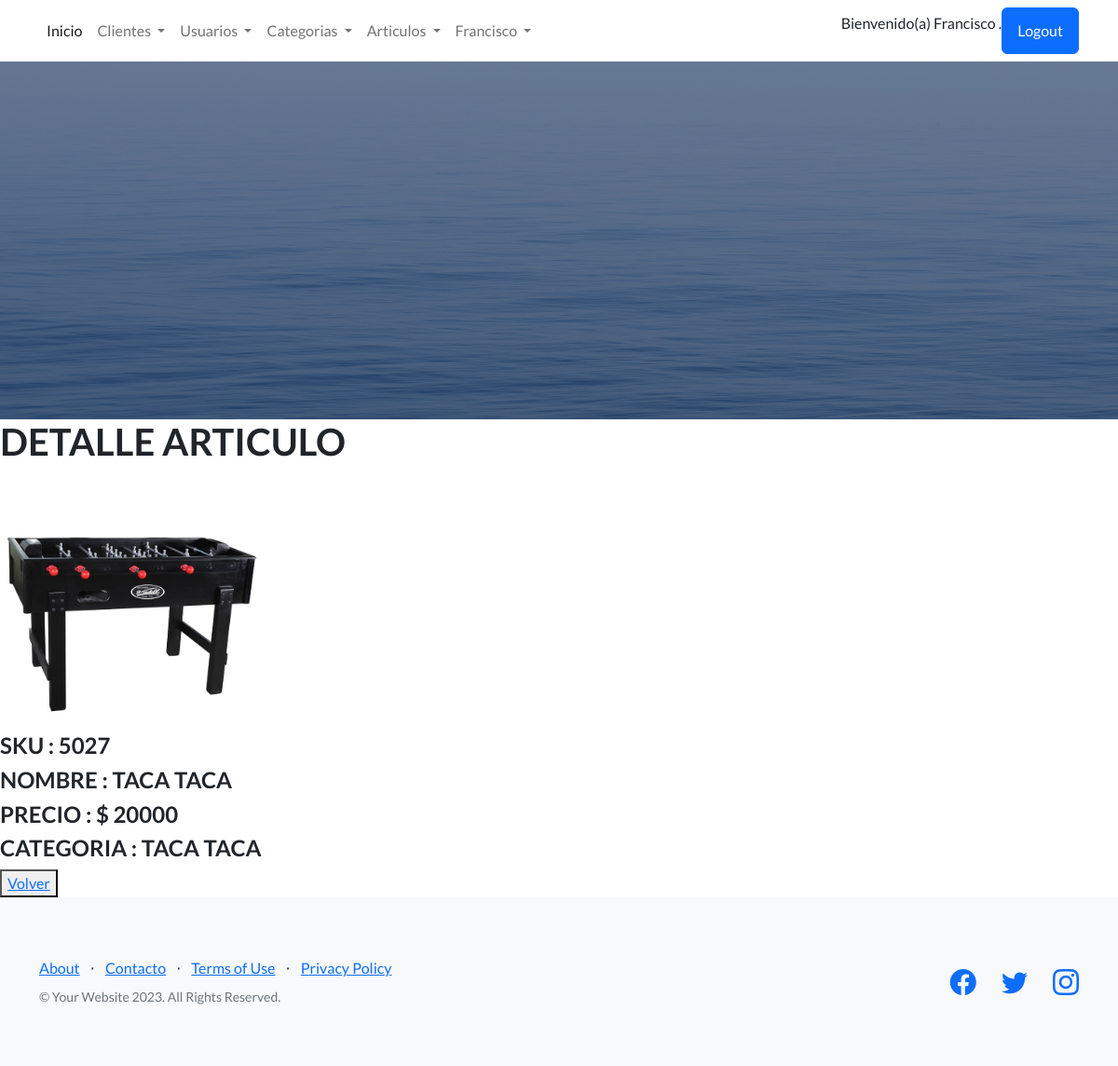
The app's page /app-coder/DetalleArticulos/7/ (signed in), older data.
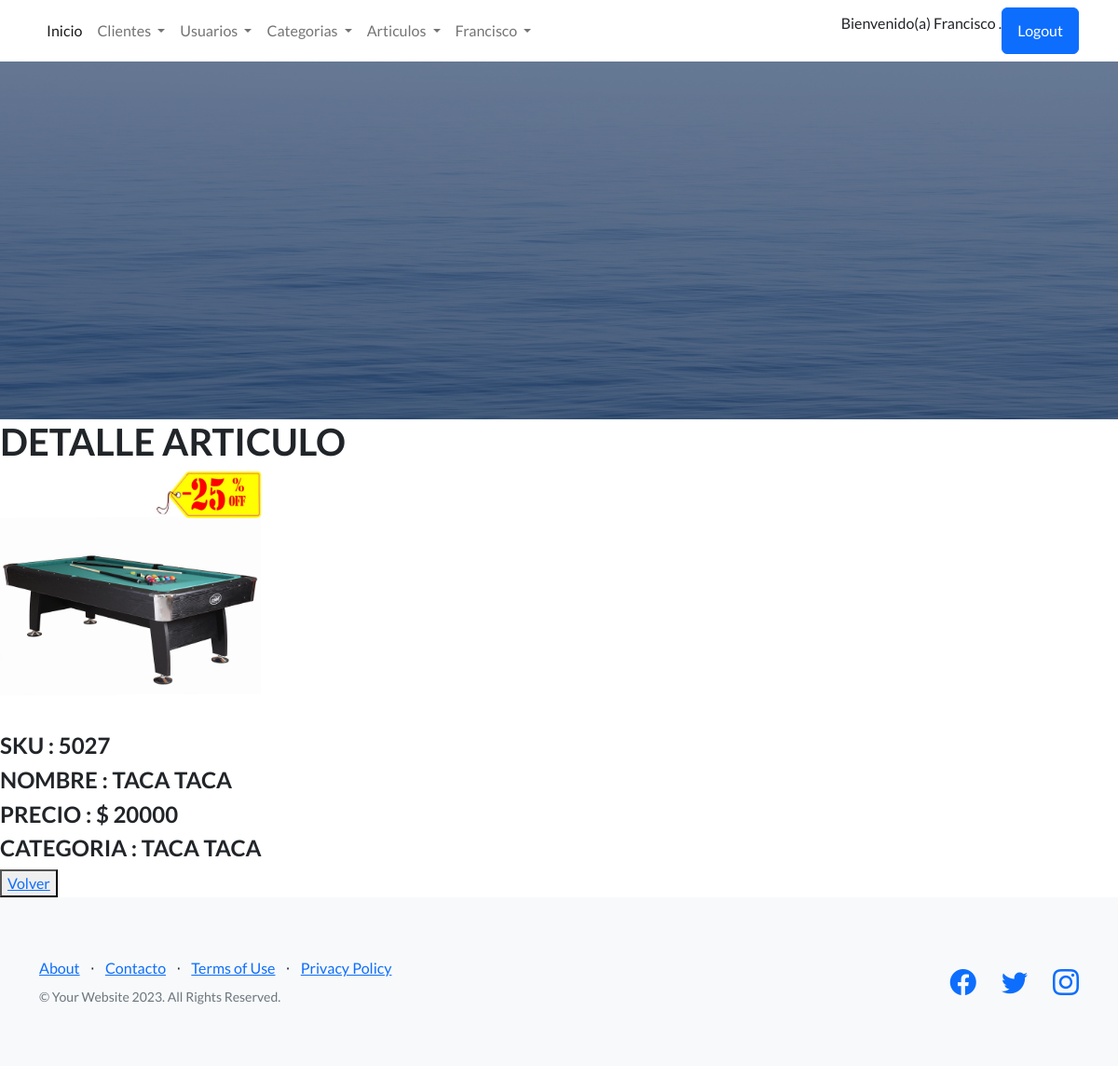
The same page, newer data.
### AppCoder/models.py (models this page shows, shortened)
class Articulos(models.Model):
    sku = models.CharField(max_length=10,null=False,blank=False)
    nombre = models.CharField(max_length=40,null=False,blank=False)
    precio = models.IntegerField()
    imagen = models.ImageField(upload_to='imagenes', null=True, blank=True)
    id_categoria = models.ForeignKey(Categorias, on_delete=models.CASCADE,null=False,blank=False)

class Categorias(models.Model):
    nombreCategoria = models.CharField(max_length=40,null=False,blank=False)
    ubicacion = models.CharField(max_length=40, blank=True, null=True)
    def __str__(self):
        return f'{self.nombreCategoria}'

### AppCoder/views.py (the view)
# urls.py: path('DetalleArticulos/<int:id>/', ArticuloDetail, name="DetalleArticulos"),
@login_required
def ArticuloDetail(req, id):
    articulo = Articulos.objects.get(id=id)
    return render(req, "articulo_detail.html", {"articulo": articulo})

### AppCoder/templates/articulo_detail.html
{% extends 'inicio.html' %}
{% block contenidoQuecambia %}
    <h1>DETALLE ARTICULO</h1>
    <img height="280px" src="{{articulo.imagen.url}}" alt="Imagen"/>
    <h4>SKU       : {{articulo.sku}}</h4>
    <h4>NOMBRE    : {{articulo.nombre}}</h4>
    <h4>PRECIO    : $ {{articulo.precio}}</h4>
    <h4>CATEGORIA : {{articulo.id_categoria}}</h4>
    <button>
        <a href="{% url 'ListarArticulos' %}" > Volver </a>
    </button>
{% endblock contenidoQuecambia %}

Row changes from the older to the newer data that the page shows:
changed Articulos "TACA TACA": imagen: a different picture
